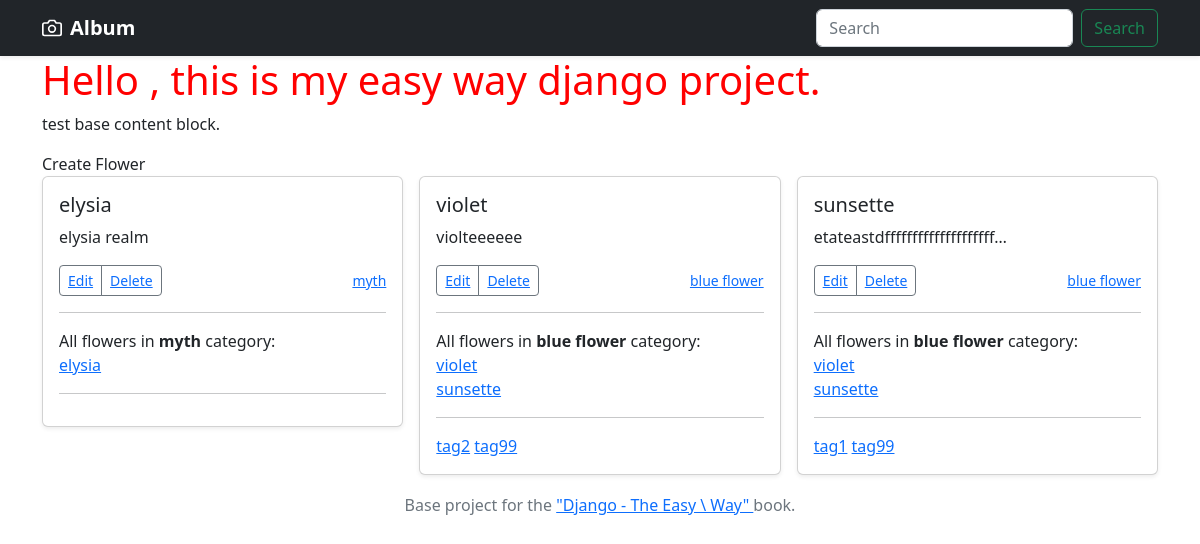
The app's page /, older data.
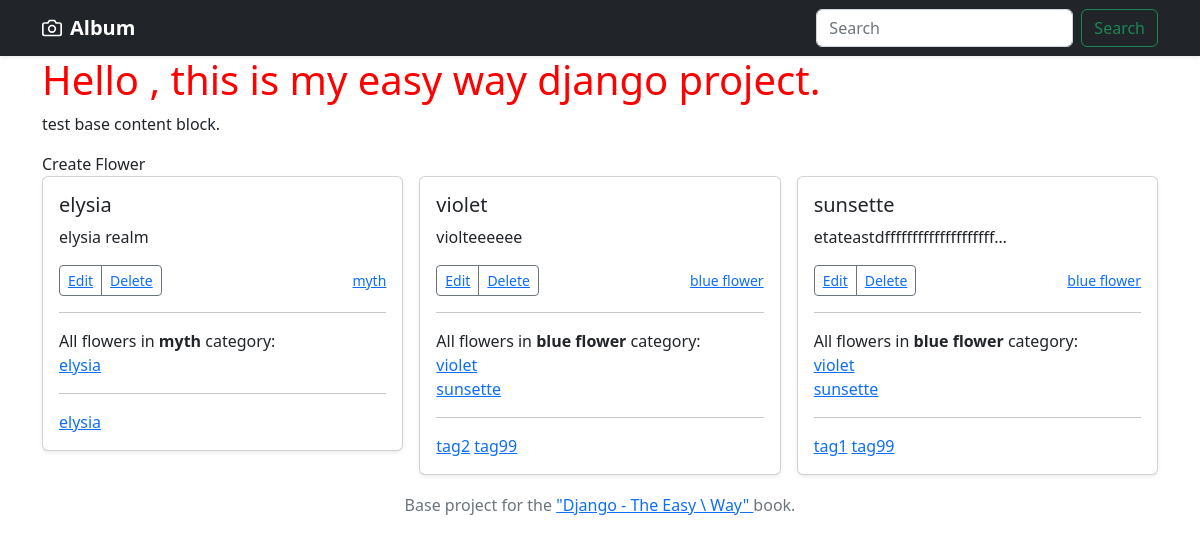
The same page, newer data.
### myapp/models.py (models this page shows, shortened)
class Flower(models.Model):
    title = models.CharField(max_length=255, default='')
    description = models.TextField(default='')
    slug = models.SlugField(blank=True, default='')
    category = models.ForeignKey(Category, null=True, on_delete=models.PROTECT)
    tags = models.ManyToManyField(Tag)
    def __str__(self):
        return self.title

class Category(models.Model):
    title = models.CharField(max_length=255, default='')
    def __str__(self):
        return self.title

class Tag(models.Model):
    title = models.CharField(max_length=255, default='')
    slug = models.SlugField(blank=True, default='')
    def __str__(self):
        return self.title

### myapp/views.py (the view)
# urls.py: path('', myapp_views.index, name='index'),
def index(request):
    q = request.GET.get('q', None)
    items = ''
    if q is None or q is "":
        flowers = Flower.objects.all()
    elif q is not None:
        flowers = Flower.objects.filter(title__contains=q)
    context = {'flowers': flowers}
    return render(request, 'myapp/index.html', context)

### myapp/templates/myapp/index.html
{% extends 'base/base.html' %}
{% block content %}
<h1>Hello , this is my easy way django project.</h1>
<p>test base content block.</p>
        <a class="nav-link" href="flower/create/">
            Create Flower
        </a>
<div class="row row-cols-1 row-cols-sm-2 row-cols-md-3 g-3">
    {% for flower in flowers %}
    <div class="col">
        <div class="card shadow-sm">
            <div class="card-body">
                <h5 class="card-title">{{ flower.title }}</h5>
                <p class="card-text">{{ flower.description|truncatechars:30 }}</p>
                <div class="d-flex justify-content-between align-items-center">
                    <div class="btn-group">
                        <button type="button" class="btn btn-sm btn-outline-secondary"><a
                                href="{% url 'detail' flower.slug %}" class="card_link">Edit</a></button>
                        <button type="button" class="btn btn-sm btn-outline-secondary"><a
                                href="adminmyapp/flower/{{ flower.id }}/delete/" class="card_link">Delete</a></button>
                    </div>
                    <small class="text-muted"><a href="#" class="card_link">{{ flower.category }}</a></small>
                </div>
                <hr>
                All flowers in <strong>{{ flower.category }}</strong> category: <br>
                {% for flower_cate in flower.category.flower_set.all %}
                <a href="#" class="card_link">{{ flower_cate }}</a><br>
                {% endfor %}
                <hr>
                {% for tag in flower.tags.all %}
                <a href="{% url 'tags' tag.slug %}" class="card_link">{{ tag }}</a>
                {% endfor %}
            </div>
        </div>
    </div>
    {% endfor %}
</div>
{% endblock %}

### base/templates/base/base.html (shortened to what this page needs)
{% load static %}
<!doctype html>
<html lang="en">
<head>
    <link href="	https://cdn.jsdelivr.net/npm/bootstrap@5.2.0/dist/css/bootstrap.min.css" rel="stylesheet"
>
    <link rel="stylesheet" href="{% static 'base/css/style.css' %}">
</head>
<body>
<div class="navbar navbar-dark bg-dark shadow-sm">
    <div class="container">
        <a href="#" class="navbar-brand d-flex align-items-center">
            <strong>Album</strong>
        </a>
        <form class="d-flex" role="search" method="get" action="/">
            <input class="form-control me-2" type="text" placeholder="Search" aria-label="Search" id="q" name="q"
                   value="{{ request.GET.q }}">
            <button class="btn btn-outline-success" type="submit">Search</button>
        </form>
    </div>
</div>
<main role="main" class="container">
    <div class="starter-template">
        {% block content %}{% endblock %}
    </div>
</main>
<footer class="footer">
    <div class="container">
<span class="text-muted">
Base project for the <a target="_blank" href="h\
ttps://leanpub.com/django-the-easy-way">"Django - The Easy \
Way" </a>book.
</span>
    </div>
</footer>
</body>
</html>

### base/static/base/css/style.css (style rules this page uses)
h1 { color: red; }
.footer { text-align: center; font-size: 16px; height: 60px; line-height: 60px; }

Row changes from the older to the newer data that the page shows:
added Tag: title "elysia", shown under Flower "elysia"
